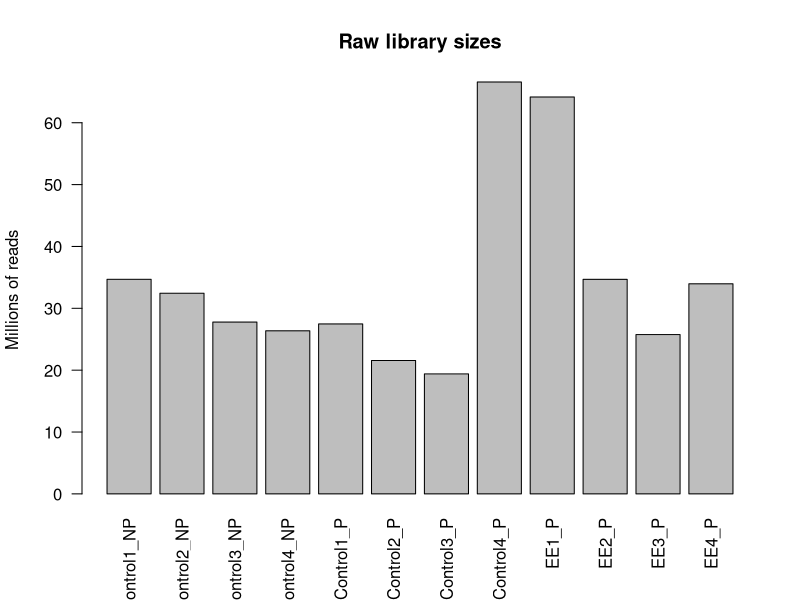
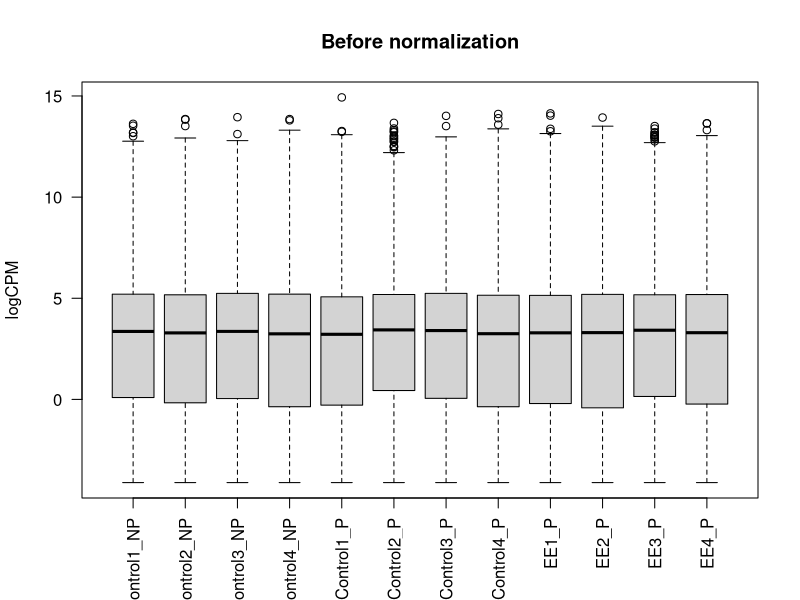
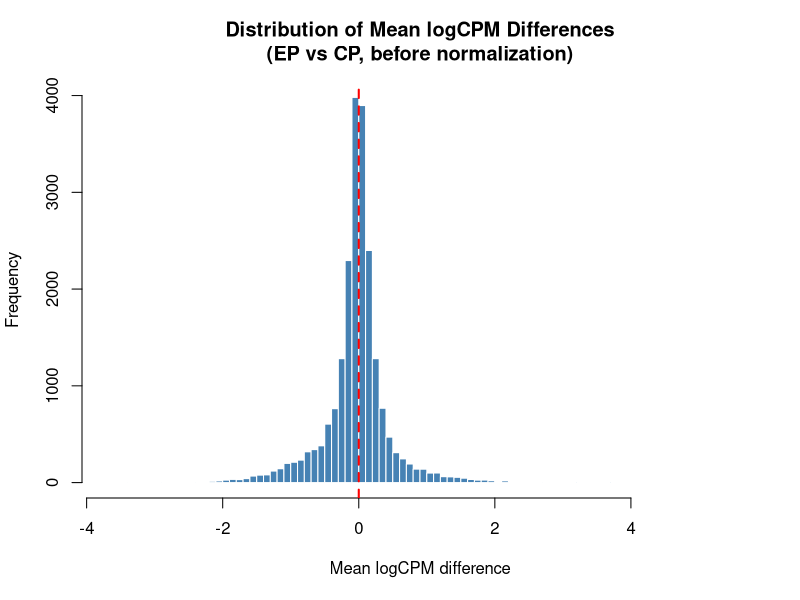
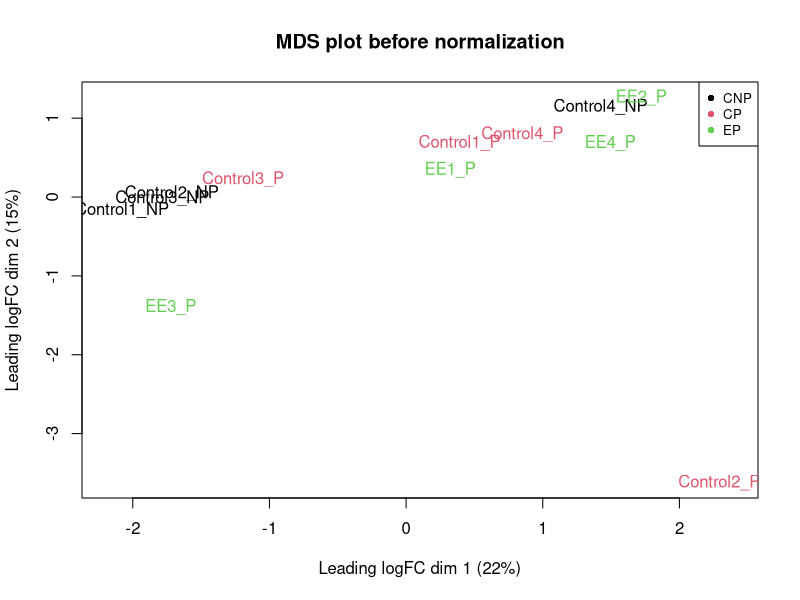
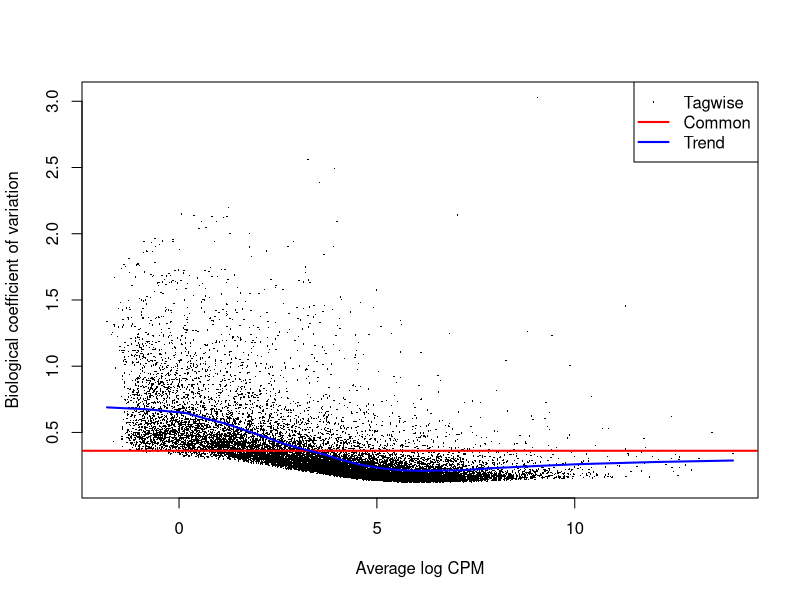
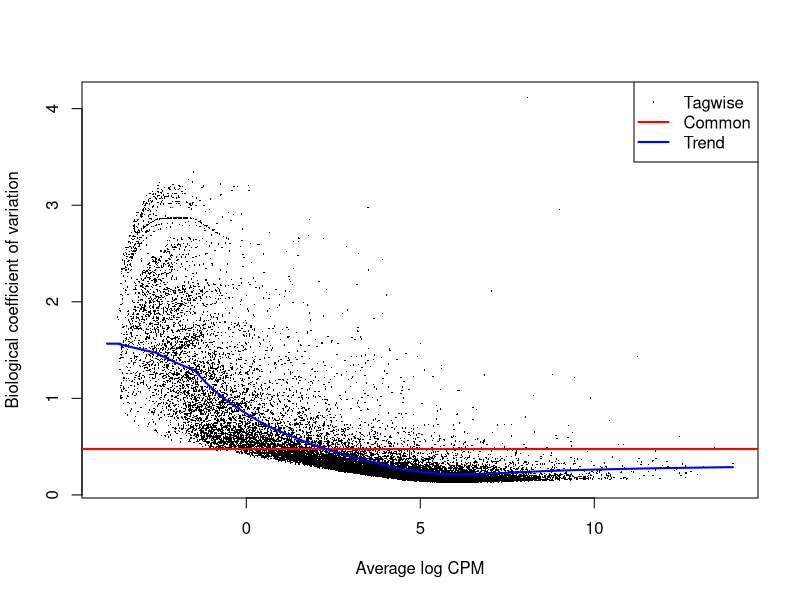
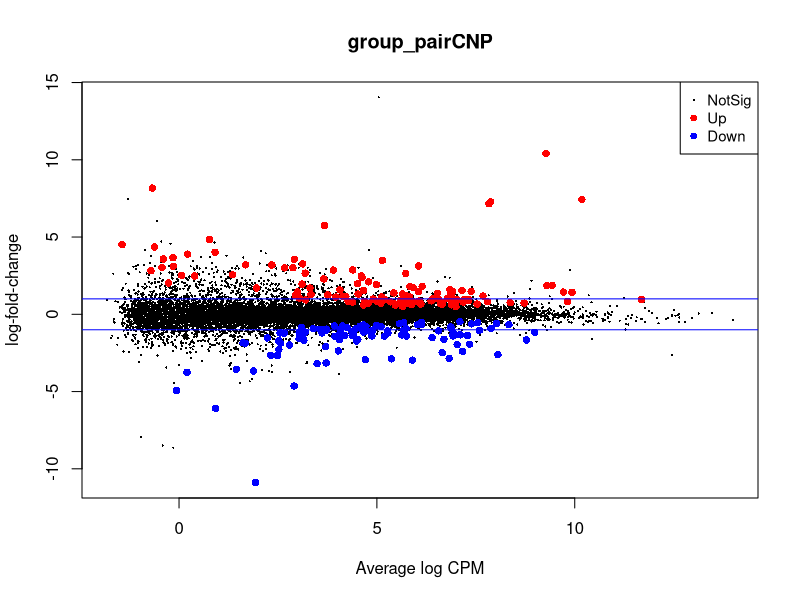

Recreate these plots in R, in order.
# BRC RNA-seq Workshop (edgeR session) -------------------------------
# This script demonstrates:
# 1. loading a count matrix from StringTie / prepDE
# 2. defining metadata for a 3-group experiment
# 3. exploratory QC on all samples before normalization
# 4. subsetting to a pairwise comparison
# 5. filtering low-count genes
# 6. TMM normalization
# 7. quasi-likelihood differential expression testing in edgeR

# Notes:
# - rows = genes
# - columns = samples
# - first column contains gene IDs
# - sample names in the count matrix match sample names in the metadata
# - the experiment has 3 groups total, but the DE test below only compares CP vs EP

# SETUP --------------------------------------------------------------
#if (!requireNamespace("BiocManager", quietly = TRUE)) install.packages("BiocManager")
#BiocManager::install("edgeR")

library(edgeR)

# LOAD GENE COUNT MATRIX ---------------------------------------------
pipefish_data <- read.csv(
  file = "gene_count_matrix.csv",
  stringsAsFactors = FALSE,
  row.names = 1,
  header = TRUE
)

# CHECK DATA ---------------------------------------------------------
head(pipefish_data, 5)
colnames(pipefish_data)
dim(pipefish_data) 
cat("Genes with some level of expression:", nrow(pipefish_data), "\n")

# We have 4 male brood pouch samples for each condition:
# Control-Not Pregnant: Control1_NP, Control2_NP, Control3_NP, Control4_NP
# Control-Pregnant:     Control1_P,  Control2_P,  Control3_P,  Control4_P
# Estrogen-Exposed P:   EE1_P,       EE2_P,       EE3_P,       EE4_P

# METADATA -----------------------------------------------------------
sample_info <- c(
  Control1_NP = "CNP",
  Control2_NP = "CNP",
  Control3_NP = "CNP",
  Control4_NP = "CNP",
  
  Control1_P  = "CP",
  Control2_P  = "CP",
  Control3_P  = "CP",
  Control4_P  = "CP",
  
  EE1_P       = "EP",
  EE2_P       = "EP",
  EE3_P       = "EP",
  EE4_P       = "EP"
)

sample_info

# Assign group labels in the same order as the count matrix columns
group <- factor(sample_info[colnames(pipefish_data)])

# Double check sample counts per group
table(group)

# CREATE DGEList FOR ALL SAMPLES ------------------------------------
y_all <- DGEList(counts = pipefish_data, group = group)
y_all
y_all$samples

# BEFORE NORMALIZATION: QC ON ALL 3 GROUPS --------------------------

# 1. Raw library sizes
barplot(y_all$samples$lib.size / 1e6,
        names = colnames(y_all),
        las = 2,
        ylab = "Millions of reads",
        main = "Raw library sizes")

# 2. Raw logCPM distributions
boxplot(cpm(y_all, log = TRUE, prior.count = 2),
        las = 2,
        ylab = "logCPM",
        main = "Before normalization")

# 3. Exploratory fold-change distribution for EP vs CP
# This is only a visualization of average logCPM differences,
# not the formal edgeR DE test
logcpm_all <- cpm(y_all, log = TRUE, prior.count = 2, normalized.lib.sizes = FALSE)

cp_samples_all <- group == "CP"
ep_samples_all <- group == "EP"

cp_mean_all <- rowMeans(logcpm_all[, cp_samples_all, drop = FALSE])
ep_mean_all <- rowMeans(logcpm_all[, ep_samples_all, drop = FALSE])

mean_logFC_all <- ep_mean_all - cp_mean_all

hist(mean_logFC_all,
     breaks = 100,
     col = "steelblue",
     border = "white",
     main = "Distribution of Mean logCPM Differences\n(EP vs CP, before normalization)",
     xlab = "Mean logCPM difference",
     ylab = "Frequency")

abline(v = 0, col = "red", lwd = 2, lty = 2)

# 4. MDS plot on all 3 groups
plotMDS(y_all,
        labels = colnames(y_all),
        col = as.numeric(group),
        main = "MDS plot before normalization")

legend("topright",
       legend = levels(group),
       col = 1:length(levels(group)),
       pch = 16,
       cex = 0.8)

# PAIRWISE DE ANALYSIS: CP vs CNP ONLY -------------------------------
# From this point onward, we leave out one of the groups (the CNP samples).
# This means filtering, normalization, dispersion estimation,
# and DE testing are all done using only CP and CNP.

keep_samples <- group %in% c("CP", "CNP")
y_pair <- y_all[, keep_samples]
group_pair <- droplevels(group[keep_samples])

# Update the DGEList group info
y_pair$samples$group <- group_pair

# Check that only CP and CNP remain
table(group_pair)
colnames(y_pair)

# FILTER LOW-COUNT GENES --------------------------------------------
# Remove genes with too little information for reliable DE testing
keep_genes <- filterByExpr(y_pair, group = group_pair)
y_pair <- y_pair[keep_genes, , keep.lib.sizes = FALSE]

cat("Genes retained after filtering (CP vs CNP only):", nrow(y_pair), "\n")

# TMM NORMALIZATION --------------------------------------------------
# Adjust for compositional bias between libraries
y_pair <- normLibSizes(y_pair)

# View normalization factors
y_pair$samples

# Interpretation:
# - norm.factors < 1: a small number of high-count genes dominate that library
# - norm.factors > 1: the library is scaled in the opposite direction

# DESIGN MATRIX ------------------------------------------------------
# Set CP as the reference level so logFC is CNP relative to CP
group_pair <- relevel(group_pair, ref = "CP")

design <- model.matrix(~ group_pair)
colnames(design)
design

# ESTIMATE DISPERSION ------------------------------------------------
y_pair <- estimateDisp(y_pair, design)

plotBCV(y_pair)

# BCV plot interpretation:
# - black points = tagwise dispersion (gene-specific estimates after shrinkage)
# - blue line = trended dispersion
# - red line = common dispersion

# Optional: compare BCV before filtering for the same CP vs CNP subset
y_pair_unfiltered <- y_all[, keep_samples]
y_pair_unfiltered$samples$group <- group_pair
y_pair_unfiltered <- estimateDisp(y_pair_unfiltered, design)

plotBCV(y_pair_unfiltered)

# FIT QUASI-LIKELIHOOD MODEL ----------------------------------------
fit <- glmQLFit(y_pair, design)

# TEST CNP vs CP ------------------------------------------------------
# coef = 2 corresponds to group_pairCNP
qlf <- glmQLFTest(fit, coef = 2)

# TOP RESULTS --------------------------------------------------------
topTags(qlf)

# Save all genes
result <- topTags(qlf, n = Inf)
result_table <- result$table

# Number of DE genes at FDR < 0.05
sum(result_table$FDR < 0.05)

# Summary of the significant genes at FDR < 0.05
summary(decideTests(qlf))
# Because CP is the reference level:
# - Up = higher expression in CNP
# - Down = higher expression in CP

# Save results
 write.csv(result_table, file = "pipefish_CP_vs_CNP_edgeR_results.csv")
# Because CP is the reference level:
# - positive logFC = higher expression in CNP
# - negative logFC = higher expression in CP

# FIGURE -------------------------------------------------------------
# Plot all the logFCs against average count size, highlighting the DE genes
# Blue lines indicate 2-fold up or down
plotMD(qlf)
abline(h=c(-1,1), col="blue")

# SAVE ONLY SIG DEGS -------------------------------------------------
# Save only significant genes
sig_result_table <- result_table[result_table$FDR < 0.05, ]

write.csv(
  sig_result_table,
  file = "pipefish_CP_vs_CNP_edgeR_results_significant_FDR.csv"
)
